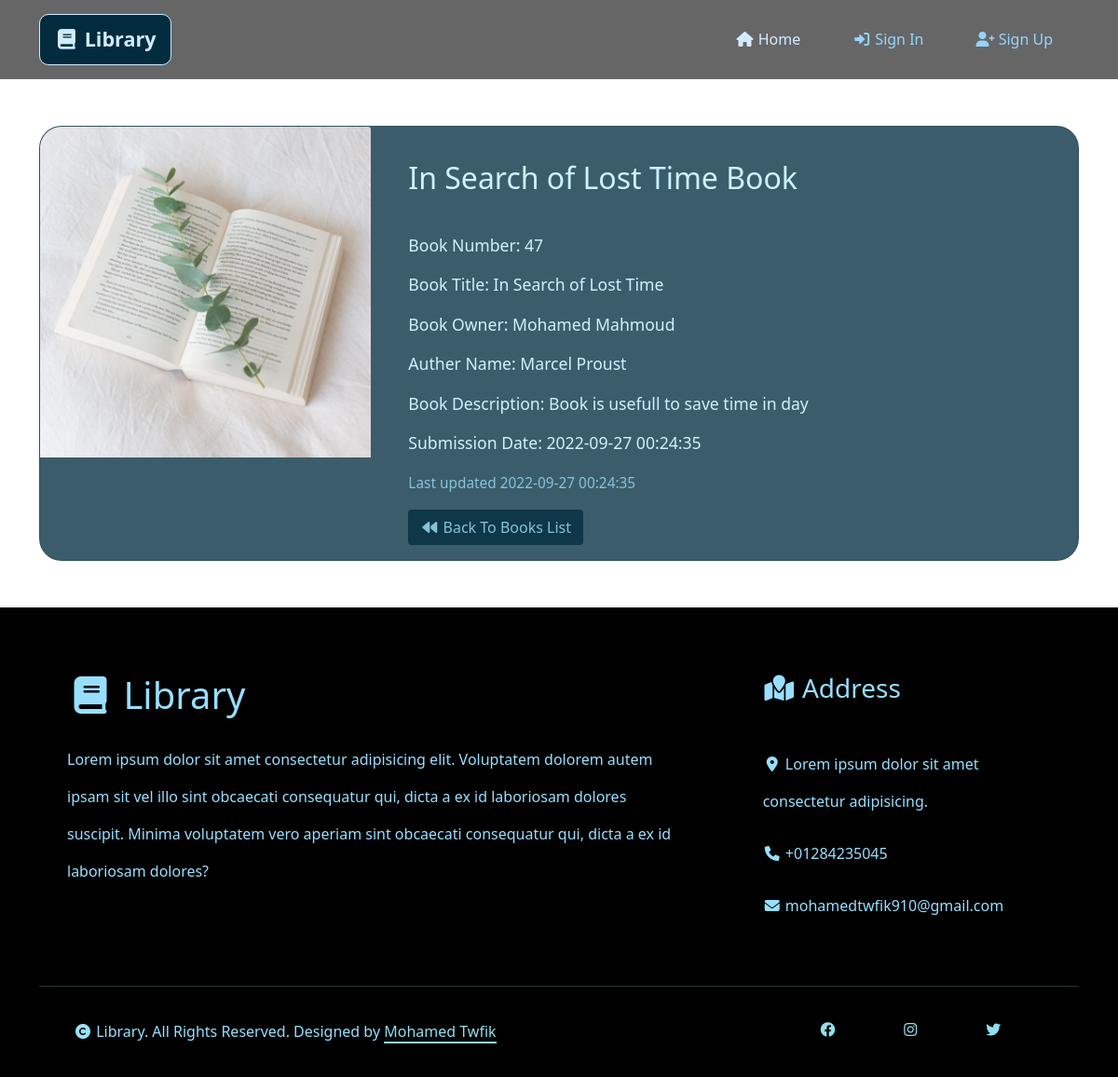
/bookDetailsUser.php?id=47, run on the app's committed database.
### tables this page shows
CREATE TABLE `books` (
  `number` int(11) NOT NULL,
  `title` varchar(255) NOT NULL,
  `auther_name` varchar(255) NOT NULL,
  `description` varchar(255) NOT NULL,
  `submission_date` datetime NOT NULL,
  `edition_date` datetime NOT NULL,
  `image` varchar(255) NOT NULL,
  `librarian_email` varchar(255) NOT NULL
);

CREATE TABLE `librarians` (
  `email` varchar(255) NOT NULL,
  `password` varchar(255) NOT NULL,
  `name` char(60) NOT NULL
);

### classes/databaseConfigData.php (called while the page is built)
<?php
    $config = array(
        'localhost',
        'root',
        '',
        'library'
    );

### classes/Table.php (called while the page is built, shortened)
<?php
    require 'MysqlAdapter.php';
    require 'databaseConfigData.php';
    class Table extends MysqlAdapter{
        private $table;
        public function __construct($table){
            $this->table = $table;
        }
        public function getThing($where){
            $this->select($this->table, $where);
            return $this->fetch();
        }
    }

### classes/MysqlAdapter.php (called while the page is built, shortened)
<?php
    class MysqlAdapter{
        protected $config = array();
        protected $connect;
        protected $result;
        public function __construct(array $config){
            $this->config = $config;
        }
        public function connection(){
            if($this->connect === null):
                list($host, $user, $pass, $database) = $this->config;
                if(!$this->connect = @mysqli_connect($host, $user, $pass, $database)):
                    throw new RuntimeException('Error Connection To Server : ' . mysqli_connect_error());
                endif;
            endif;
            return $this->connect;
        }
        public function query($query){
            if(!$this->result = mysqli_query($this->connect, $query)):
                throw new RuntimeException('Error Execution the Specified query ' . $query . mysqli_error($this->connect));
            endif;
            return $this->result;
        }
        public function select($table, $where = '', $fields = '*', $order = '', $limit = null , $offset = null){
            $query = "SELECT " . $fields . " FROM " . $table .
            (($where) ? " WHERE " . $where : '') .
            (($limit)? " LIMIT " . $where : '') .
            (($offset && $limit)? " OFFSET " . $offset : '') .
            (($order)? " ORDER BY " . $order : '');
            $this->query($query);
            return $this->countRows();
        }
        public function fetch(){
            if($this->result !== null):
                if(($row = mysqli_fetch_array($this->result, MYSQLI_ASSOC)) === false):
                    $this->freeResult();
                endif;
                return $row;
            endif;
            return false;
        }
        public function countRows(){
            return (($this->result !== null) ? mysqli_num_rows($this->result) : 0);
        }
    }

### bookDetailsUser.php (the view, shortened to what this page needs)
<?php
    $active_page = 'index';
?>
<!DOCTYPE html>
<html lang="en">
<head>
    <link rel='stylesheet' href="css/all.min.css">
    <link rel='stylesheet' href="css/bootstrap.min.css">
    <link rel='stylesheet' href="css/navbar.css">
    <link rel='stylesheet' href="css/footer.css">
    <link rel='stylesheet' href="css/bookDetails.css">
</head>
<body>
    <?php require "navbarUser.php" ?>
    <?php
        if(isset($_GET['id'])):
            require 'classes/Table.php';
            $bookTable = new Table('books');
            $librarianTable = new Table('librarians');
            $bookNumber = $_GET['id'];
            $book = $bookTable->getThing('`number`=' . $bookNumber);
            $librarian = $librarianTable->getThing('`email`="' . $book['librarian_email'] . '"');
    ?>
    <div class="container">
        <div class="card">
            <div class="row no-gutters">
                <div class="col-md-4">
                    <img src="uploads/<?= $book['image'] ?>" class="card-img-top" alt="...">
                </div>
                <div class="col-md-8">
                    <div class="card-body">
                        <h2><?= $book['title'] ?> Book</h2>
                        <p class="card-text">Book Number: <?= $book['number'] ?></p>
                        <p class="card-text">Book Title: <?= $book['title'] ?></p>
                        <p class="card-text">Book Owner: <?= $librarian['name'] ?></p>
                        <p class="card-text">Auther Name: <?= $book['auther_name'] ?></p>
                        <p class="card-text">Book Description: <?= $book['description'] ?></p>
                        <p class="card-text">Submission Date: <?= $book['submission_date'] ?></p>
                        <p class="card-text"><small class="text-muted">Last updated <?= $book['edition_date'] ?></small></p>
                        <a href="index.php" class="btn"><i class="fa fa-backward fa-fw"></i> Back To Books List</a>
                    </div>
                </div>
            </div>
        </div>
    </div>
    <?php
        endif;
    ?>
    <?php require "footerUser.php" ?>
</body>
</html>

### navbarUser.php (shortened to what this page needs)
<nav style="z-index: 1;" class="navbar navbar-expand-lg navbar-light bg-light">
    <div class="container">
        <span id="logo" style="background-color:#002c3e;color:#03045e;font-size:1.35em;padding:15px;border:1px solid #d2ecff;border-radius:10px" class="badge badge-secondary"><a href="index.php"><i class="fa fa-book fa-fw"></i> Library</a></span>
        <div class="collapse navbar-collapse" id="navbarNavAltMarkup">
            <div class="navbar-nav">
                <a class="nav-link <?= ($active_page == "index")? "activeLink" : "" ?>" href="index.php"><i class="fa fa-home fa-fw"></i> Home</a>
                <a class="nav-link <?= ($active_page == "signin")? "activeLink" : "" ?>" href="signin.php"><i class="fa fa-right-to-bracket fa-fw"></i> Sign In</a>
                <a class="nav-link <?= ($active_page == "signup")? "activeLink" : "" ?>" href="signup.php"><i class="fa fa-user-plus fa-fw"></i> Sign Up</a>
            </div>
        </div>
    </div>
</nav>

### footerUser.php
<footer id="footer">
    <div class="container">
        <div class="row g-4 footer">
            <div class="whous col-12 col-md-12 col-lg-8">
                <h1><i class="fa fa-book fa-fw"></i> Library</h1>
                <p>
                    Lorem ipsum dolor sit amet consectetur adipisicing elit. Voluptatem dolorem autem ipsam sit vel illo sint obcaecati consequatur qui, dicta a ex id laboriosam dolores suscipit. Minima voluptatem vero aperiam sint obcaecati consequatur qui, dicta a ex id laboriosam dolores?
                </p>
            </div>
            <div class="data col-12 col-md-12 col-lg-4">
                <h3><i class="fa fa-map-location fa-fw"></i> Address</h3>
                <p class="location"><i class="fa fa-location-dot fa-fw"></i> Lorem ipsum dolor sit amet consectetur adipisicing.</p>
                <p class="phone"><i class="fa fa-phone fa-fw"></i> +01284235045</p>
                <p class="email"><a href="https://www.gmail.com/mohamedtwfik910"><i class="fa fa-envelope fa-fw"></i> mohamedtwfik910@gmail.com</a></p>
            </div>
        </div>
        <hr style="background-color: #90e0ef;">
        <div class="row copyright">
            <div class="py-2 col-12 col-md-12 col-lg-9">
                <p>
                    <i class="fa fa-copyright fa-fw"></i> Library. All Rights Reserved. Designed by <a href="https://www.linkedin.com/in/mohamed-el-farash-bb6691216/" target="_blank"><span class="authrname"> Mohamed Twfik</span></a>
                </p>
            </div>
            <div class="col-12 col-md-12 col-lg-3">
                <ul class="icon_list row">
                    <li class="col"><a href="https://www.facebook.com/profile.php?id=100019162772718" target="_blank"><i class="fab fa-facebook fa-fw"></i></a></li>
                    <li class="col"><a href="https://www.instagram.com/mohamed_twfik910/" target="_blank"><i class="fab fa-instagram fa-fw"></i></a></li>
                    <li class="col"><a href="https://twitter.com/Mohamed17795520" target="_blank"><i class="fab fa-twitter fa-fw"></i></a></li>
                </ul>
            </div>
        </div>
    </div>
</footer>

### css/navbar.css (style rules this page uses)
body { background-image: url("../images/1.jpg"); background-size: cover; background-attachment: fixed; }
.navbar { background-color: rgba(0, 0, 0, 0.6)!important; padding: 15px; }
.navbar .collapse { flex-direction: row-reverse; }
.navbar .collapse a { text-decoration: none; color: #96d4ff !important; margin: 0 20px; transition: all .4s ease-in-out; }
.navbar .collapse a.activeLink { color: #d2ecff !important; }
.navbar span#logo { margin-right: 50px; }
.navbar span#logo a { transition: all .4s ease-in-out; color: #d2ecff !important; text-decoration: none; }

### css/footer.css (style rules this page uses)
footer { direction: ltr; padding: 70px 0 0; overflow: hidden; background-color: rgba(0, 0, 0); color: #98dfff; }
footer a { color: inherit; text-decoration: none; transition: all .3s ease-in-out; }
footer ul { list-style: none; padding: 0; }
footer .footer { margin-bottom: 50px; padding: 0 10px; }
footer .footer .whous { padding-right: 50px; }
footer .footer h1 { margin: 0 0 25px 20px; }
footer .footer h3 { margin: 0 0 45px 20px; }
footer .footer p,ul { line-height: 2.5em; margin-left: 20px; }
footer .copyright { padding: 0 10px; margin: 15px; }
footer .copyright div { line-height: 3em; }
footer .copyright div p { margin: 0; }
footer .copyright div p a { text-decoration: none; }
footer .copyright div p .authrname { color: #90E0EF; border-bottom: 2px solid #90E0EF; }
footer .copyright .icon_list { margin-top: 10px; }
footer .copyright .icon_list li { display: inline; cursor: pointer; font-size: 1em; }
footer .copyright .icon_list li a { color: #90E0EF; }
footer .copyright .icon_list li a i { transition: all .5s ease-in-out; }

### css/bookDetails.css (style rules this page uses)
.card { margin: 50px 0; border-radius: 24px; overflow: hidden; background-color: #002c3ec4; color: #ccf2ff; }
.card h2 { margin: 20px 0 40px; }
.card p { font-size: 1.1em; }
.card small { color: #85c3db !important; }
.card a.btn { background-color: #002c3ec4; color: #85c3db; }

### data on the page
books: image (picture), title "In Search of Lost Time", number "47", auther_name "Marcel Proust", description "Book is usefull to save time in day", submission_date "2022-09-27 00:24:35", edition_date "2022-09-27 00:24:35"
librarians: name "Mohamed Mahmoud"
